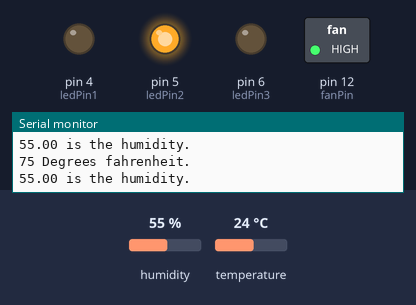
The sketch below on a simulated Arduino Uno, built with avr-gcc and run on an emulated ATmega328P. Shown: switched loads named in the sketch (green lamp = pin HIGH), output pins drawn as LEDs (lit = HIGH), the last lines printed to the serial monitor. Inputs (shaded band) come from the test bench; at power-on: temperature 24 °C, humidity 55 %.

Above: at 1.3 s.
1.4 s: temperature set to 36 °C
2.9 s: temperature set to 39 °C
At 4.3 s:
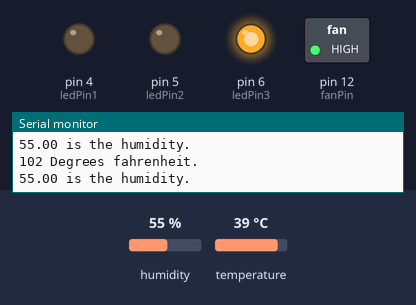
4.6 s: temperature set to 12 °C
At 5.8 s:
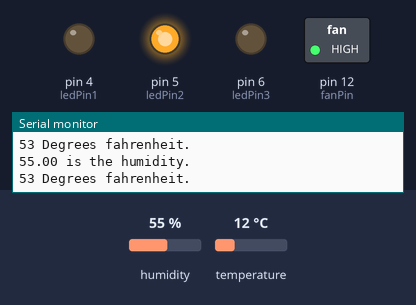
6.2 s: temperature set to 41 °C
At 7.2 s:
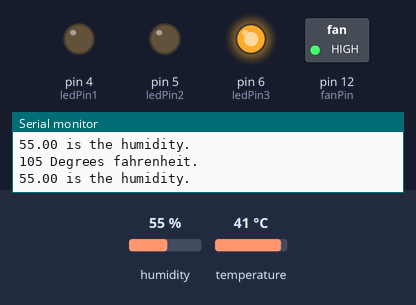
Timing chart, 0 to 8.8 s (numbered marks = the images above; inputs shaded):
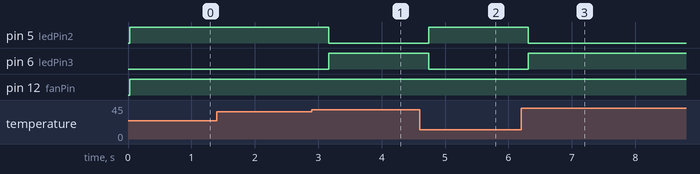

The sketch:

HumiditySensor.ino
```cpp
/*
* Aarian Dhanani
* 2/22/2021
* Humidity Sensor
* https://github.com/adafruit/DHT-sensor-library/blob/master/examples/DHTtester/DHTtester.ino (Not exactly like the sensor)
* https://www.circuitbasics.com/how-to-set-up-the-dht11-humidity-sensor-on-an-arduino/ (Main source for this)
*/

#include <dht.h>

dht DHT;

#define DHT11_PIN 7

int controller = 0;
const int ledPin1 = 4;
const int ledPin2 = 5;
const int ledPin3 = 6;
const int fanPin = 12;

// Setup
void setup()
{
  Serial.begin(9600);
  pinMode(ledPin1, OUTPUT); // This is an output
  pinMode(ledPin2, OUTPUT); // This is an output
  pinMode(ledPin3, OUTPUT); // This is an output
  pinMode(fanPin, OUTPUT); // This is an output
}

void loop()
{
  int check = DHT.read11(DHT11_PIN);

  //temperature
  int temperatureVariable = (DHT.temperature * 1.8) + 32;
  Serial.print(temperatureVariable);
  Serial.println(" Degrees fahrenheit."); //https://www.rapidtables.com/convert/temperature/how-celsius-to-fahrenheit.html

  //humidity
  Serial.print(DHT.humidity);
  Serial.println(" is the humidity.");

  if (temperatureVariable >= 100)
  {
    controller = 3;
  }
  else if (temperatureVariable >= 32)
  {
    controller = 2;
  }
  else
  {
    controller = 1;
  }

  switch (controller)
  {
    case 1:
      digitalWrite(ledPin1, HIGH);
      digitalWrite(ledPin2, LOW);
      digitalWrite(ledPin3, LOW);
      digitalWrite(fanPin, LOW);
      break;
    case 2:
      digitalWrite(ledPin1, LOW);
      digitalWrite(ledPin2, HIGH);
      digitalWrite(ledPin3, LOW);
      digitalWrite(fanPin, HIGH);
      break;
    case 3:
      digitalWrite(ledPin1, LOW);
      digitalWrite(ledPin2, LOW);
      digitalWrite(ledPin3, HIGH);
      digitalWrite(fanPin, HIGH);
      break;
  }
  delay(500);
}
```

Measured:
- the behaviour switches between 37 and 38 °C on temperature (found by bisection; images 0 and 1)
- after the input at 2.9 s, pin 5 (ledPin2): HIGH → LOW after 0.27 s; pin 6 (ledPin3): LOW → HIGH after 0.27 s
- after the input at 4.6 s, pin 5 (ledPin2): LOW → HIGH after 0.14 s; pin 6 (ledPin3): HIGH → LOW after 0.14 s
- after the input at 6.2 s, pin 5 (ledPin2): HIGH → LOW after 0.11 s; pin 6 (ledPin3): LOW → HIGH after 0.11 s
